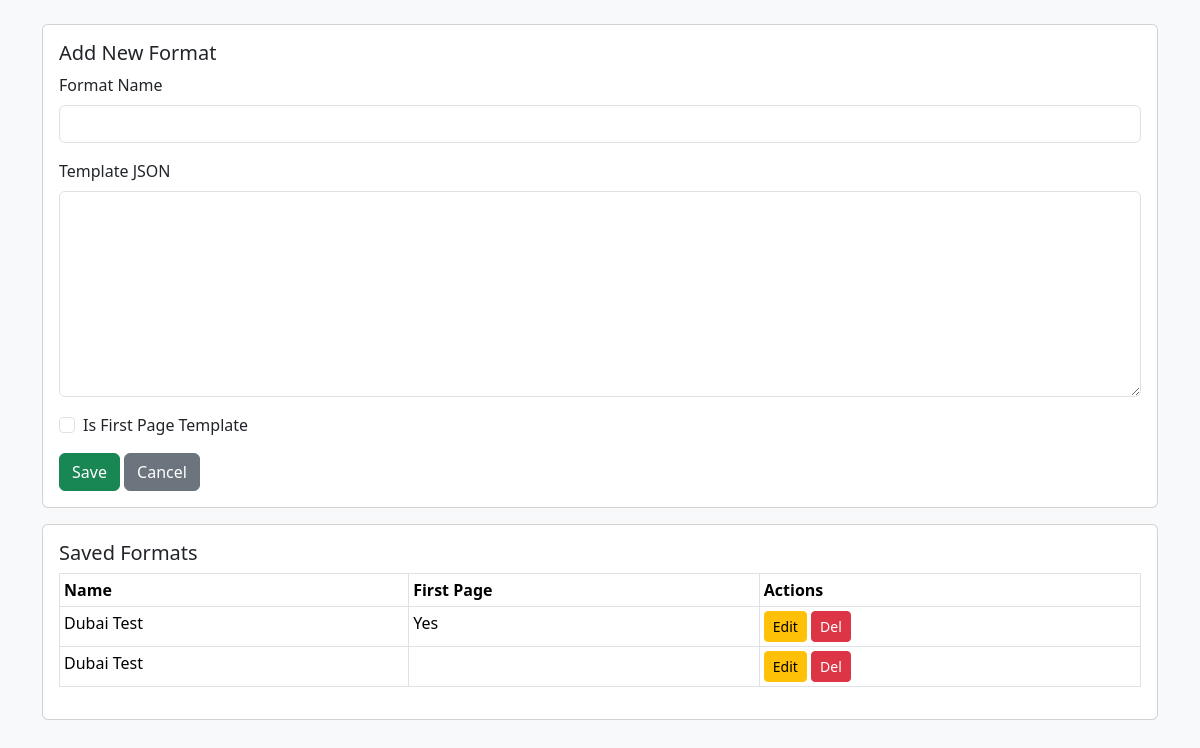
The page /base/patient_formats.php on the database its author committed.
### tables this page shows
CREATE TABLE `patient_formats` (
  `format_id` int(11) NOT NULL,
  `type_id` int(11) DEFAULT NULL,
  `format_name` varchar(100) DEFAULT NULL,
  `template_html` mediumtext DEFAULT NULL,
  `created_at` timestamp NULL DEFAULT current_timestamp(),
  `is_first_page` tinyint(1) DEFAULT 0,
  `template_json` longtext DEFAULT NULL
);

### base/patient_formats.php (the view, shortened to what this page needs)
<?php
require_once 'db.php';
$formats = $conn->query("SELECT * FROM patient_formats ORDER BY format_id DESC");
$current = null;
?>
<!DOCTYPE html>
<html>
<head>
<link href="https://cdn.jsdelivr.net/npm/bootstrap@5.3.2/dist/css/bootstrap.min.css" rel="stylesheet">
</head>
<body class="bg-light">
<div class="container mt-4">
<div class="card mb-3">
<div class="card-body">
<h5><?= $current ? 'Edit Format':'Add New Format' ?></h5>
<form method="POST">
<div class="mb-3">
<label class="form-label">Format Name</label>
<input type="text" name="format_name" class="form-control" required
value="<?= htmlspecialchars($current['format_name'] ?? '') ?>">
</div>
<div class="mb-3">
<label class="form-label">Template JSON</label>
<textarea name="template_json" class="form-control" rows="8"><?= htmlspecialchars($current['template_json'] ?? '') ?></textarea>
</div>
<div class="form-check mb-3">
<input type="checkbox" class="form-check-input" name="is_first_page" id="is_first_page"
<?= ($current['is_first_page'] ?? 0)?'checked':'' ?>>
<label class="form-check-label" for="is_first_page">Is First Page Template</label>
</div>
<button type="submit" class="btn btn-success">Save</button>
<a href="patient_formats.php" class="btn btn-secondary">Cancel</a>
</form>
</div>
</div>
<div class="card">
<div class="card-body">
<h5>Saved Formats</h5>
<table class="table table-bordered table-sm">
<thead>
<tr><th>Name</th><th>First Page</th><th>Actions</th></tr>
</thead>
<tbody>
<?php while($row=$formats->fetch_assoc()): ?>
<tr>
<td><?= htmlspecialchars($row['format_name']) ?></td>
<td><?= $row['is_first_page']?'Yes':'' ?></td>
<td>
<a href="?action=edit&id=<?= $row['format_id'] ?>" class="btn btn-sm btn-warning">Edit</a>
<a href="?action=delete&id=<?= $row['format_id'] ?>" class="btn btn-sm btn-danger" onclick="return confirm('Delete?')">Del</a>
</td>
</tr>
<?php endwhile; ?>
</tbody>
</table>
</div>
</div>
</div>
</body>
</html>

### rows shown on the page
patient_formats: format_name "Dubai Test", is_first_page "Yes"
patient_formats: format_name "Dubai Test"
